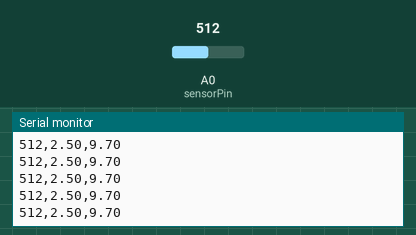
A sketch run on a simulated Arduino Uno, built with avr-gcc and run on an emulated ATmega328P. Parts: the last lines printed to the serial monitor. Inputs (shaded band) come from the test bench; at power-on: A0 (sensorPin) = 512.

Above: at 4.6 s.
4.7 s: A0 (sensorPin) set to 981
At 4.77 s:
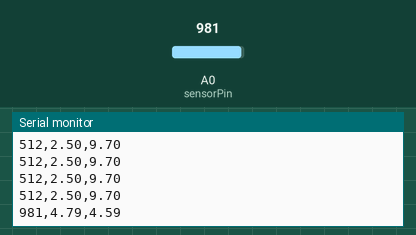
7.7 s: A0 (sensorPin) set to 1012
At 7.71 s:
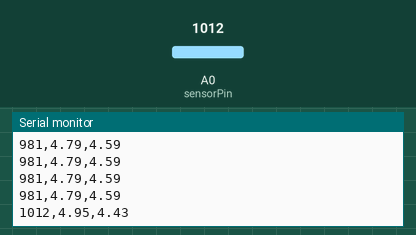
Timing chart, 0 to 10.2 s (numbered marks = the images above; inputs shaded):
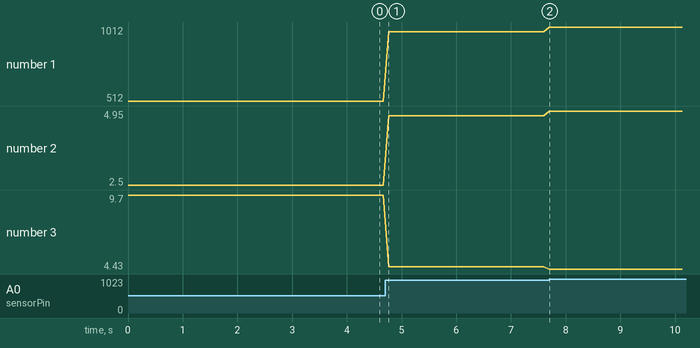

Measured:
- after the input at 4.7 s, the serial monitor: prints a new line after 0.06 s (image 1)
- after the input at 7.7 s, the serial monitor: prints a new line at once (image 2)
- plotted number 1: 512 → 981 after the input at 4.7 s, 981 → 1012 after the input at 7.7 s
- plotted number 2: 2.5 → 4.79 after the input at 4.7 s, 4.79 → 4.95 after the input at 7.7 s
- plotted number 3: 9.7 → 4.59 after the input at 4.7 s, 4.59 → 4.43 after the input at 7.7 s

The sketch:

IRDistance.ino
```cpp
const int sensorPin = A0;  // Analog pin for connecting the FC-51 sensor

void setup() {
  Serial.begin(9600);
}

void loop() {
  int sensorValue = analogRead(sensorPin);  // Read the analog value from the sensor
  float voltage = sensorValue * (5.0 / 1023.0);  // Convert analog value to voltage
  float distance = 27.86 * pow(voltage, -1.15);

  Serial.print(sensorValue);
  Serial.print(",");
  Serial.print(voltage);
  Serial.print(",");
  Serial.println(distance);

  delay(100);
}
```
